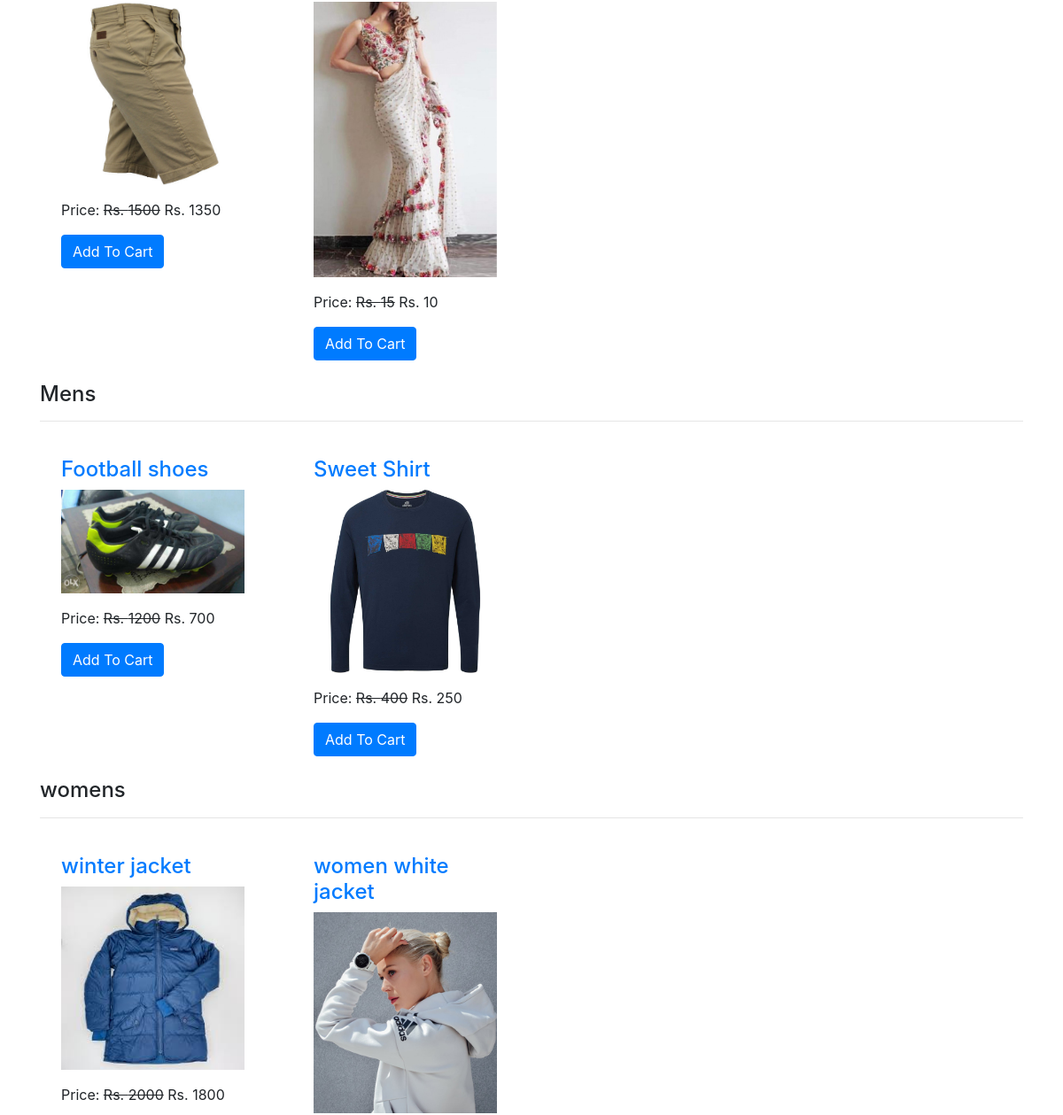
Page /all-products/ (middle part) on the earlier database version.
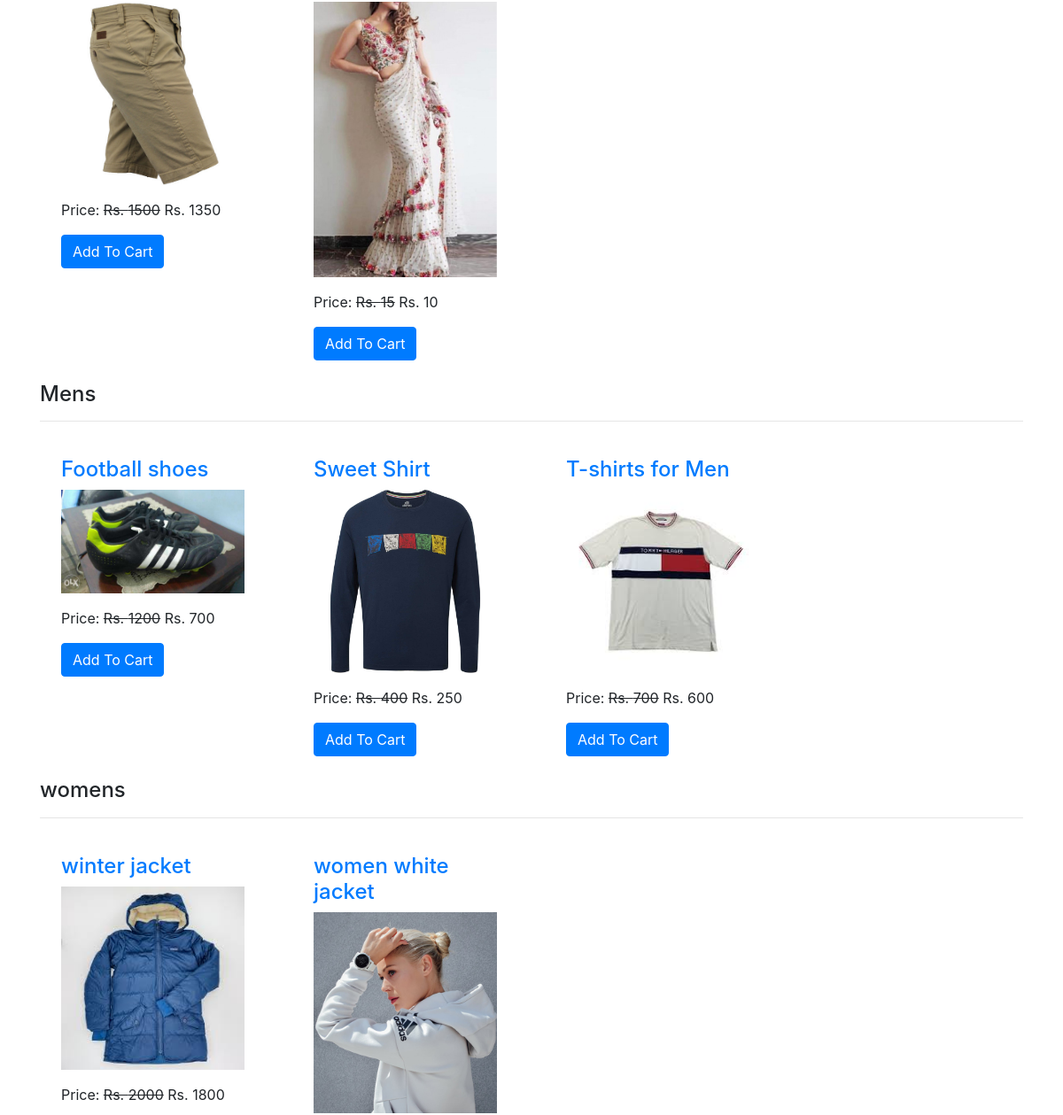
Same page on the later database version.
### ecomapp/models.py (models this page shows, shortened)
class Product(models.Model):
    title = models.CharField(max_length=200)
    slug = models.SlugField(unique=True)
    category = models.ForeignKey(Category, on_delete=models.CASCADE)
    image = models.ImageField(upload_to="products")
    marked_price = models.PositiveIntegerField()
    selling_price = models.PositiveIntegerField()
    description = models.TextField()
    warranty = models.CharField(max_length=300, null=True, blank=True)
    return_policy = models.CharField(max_length=300, null=True, blank=True)
    view_count = models.PositiveIntegerField(default=0)

class Category(models.Model):
    title = models.CharField(max_length=200)
    slug = models.SlugField(unique=True)

### ecomapp/views.py (the view)
# urls.py: path("all-products/", AllProductsView.as_view(), name="allproducts"),
class AllProductsView(EcomMixin, TemplateView):
    template_name = "allproducts.html"
    def get_context_data(self, **kwargs):
        context = super().get_context_data(**kwargs)
        context['allcategories'] = Category.objects.all()
        return context

### ecomapp/views.py (called while the page is built)
    def dispatch(self, request, *args, **kwargs):
        cart_id = request.session.get("cart_id")
        if cart_id:
            cart_obj = Cart.objects.get(id=cart_id)
            if request.user.is_authenticated and request.user.customer:
                cart_obj.customer = request.user.customer
                cart_obj.save()
        return super().dispatch(request, *args, **kwargs)

### templates/allproducts.html (shortened to what this page needs)
{% extends 'base.html' %}
{% block content %}
<div class="container">
    {% for cat in allcategories %}
    <h4>{{cat.title}}</h4><hr>
    <div class="row">
        {% for p in cat.product_set.all %}
        <div class="col-md-3">
            <div class="m-4">
                <h4><a href="{% url 'ecomapp:productdetail' p.slug %}">{{p.title}}</a></h4>
                <img src="{{p.image.url}}" alt="" class="img-fluid" style="height: 2500; object-fit: cover;">
                <p class="mt-3">Price: <strike>Rs. {{p.marked_price}}</strike> Rs. {{p.selling_price}}</p>
                <a href="{% url 'ecomapp:addtocart' p.id %}" class="btn btn-primary">Add To Cart</a>
            </div>
        </div>
        {% endfor %}
    </div>
    {% endfor %}
</div>
{% endblock %}

Differences in the rows shown:
added Product: title "T-shirts for Men", image (picture), marked_price "700", selling_price "600", shown under Category "Mens"
